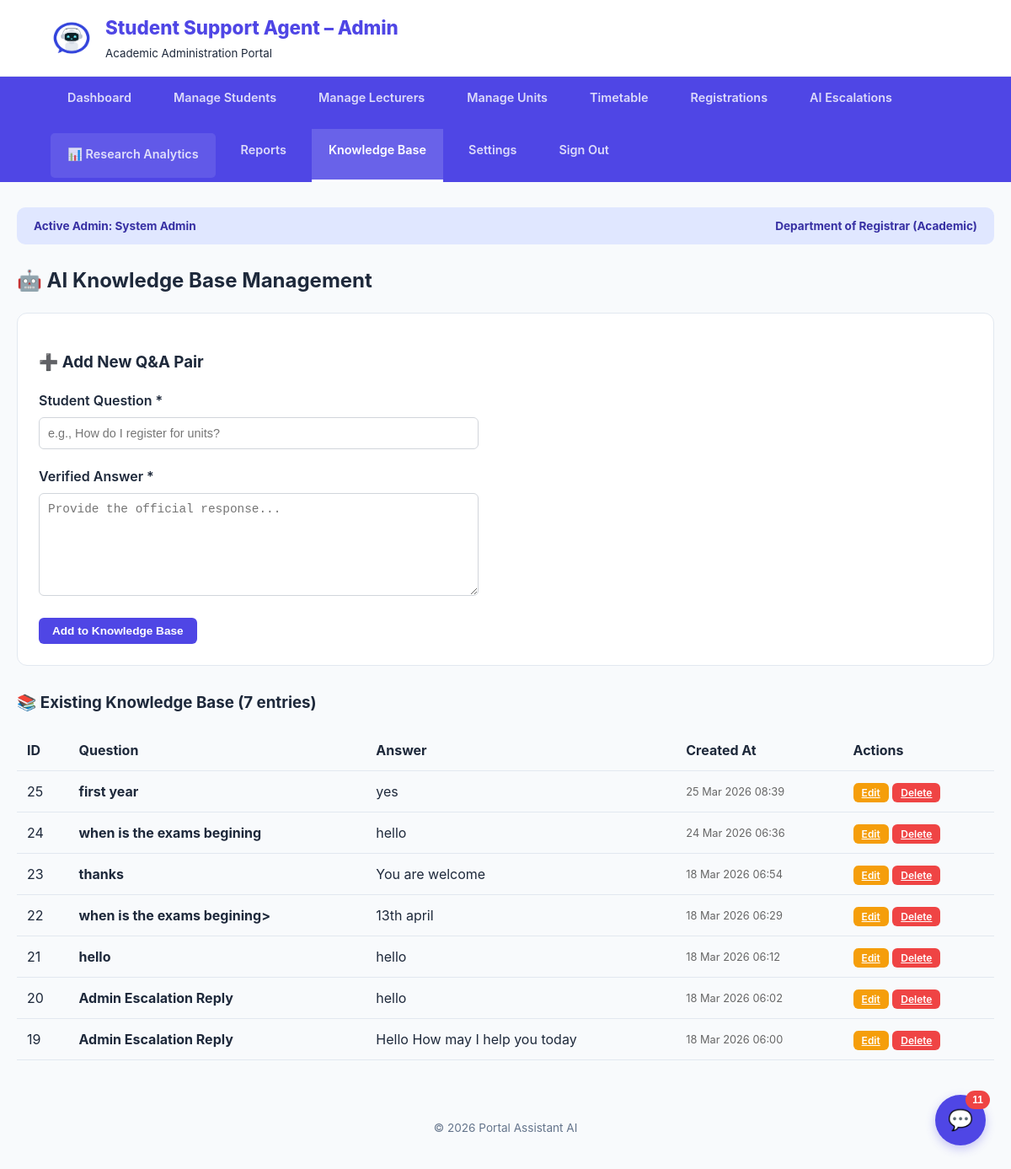
/Admin/Admin-index.php?section=kb (signed in), run on an earlier commit of the app's database.
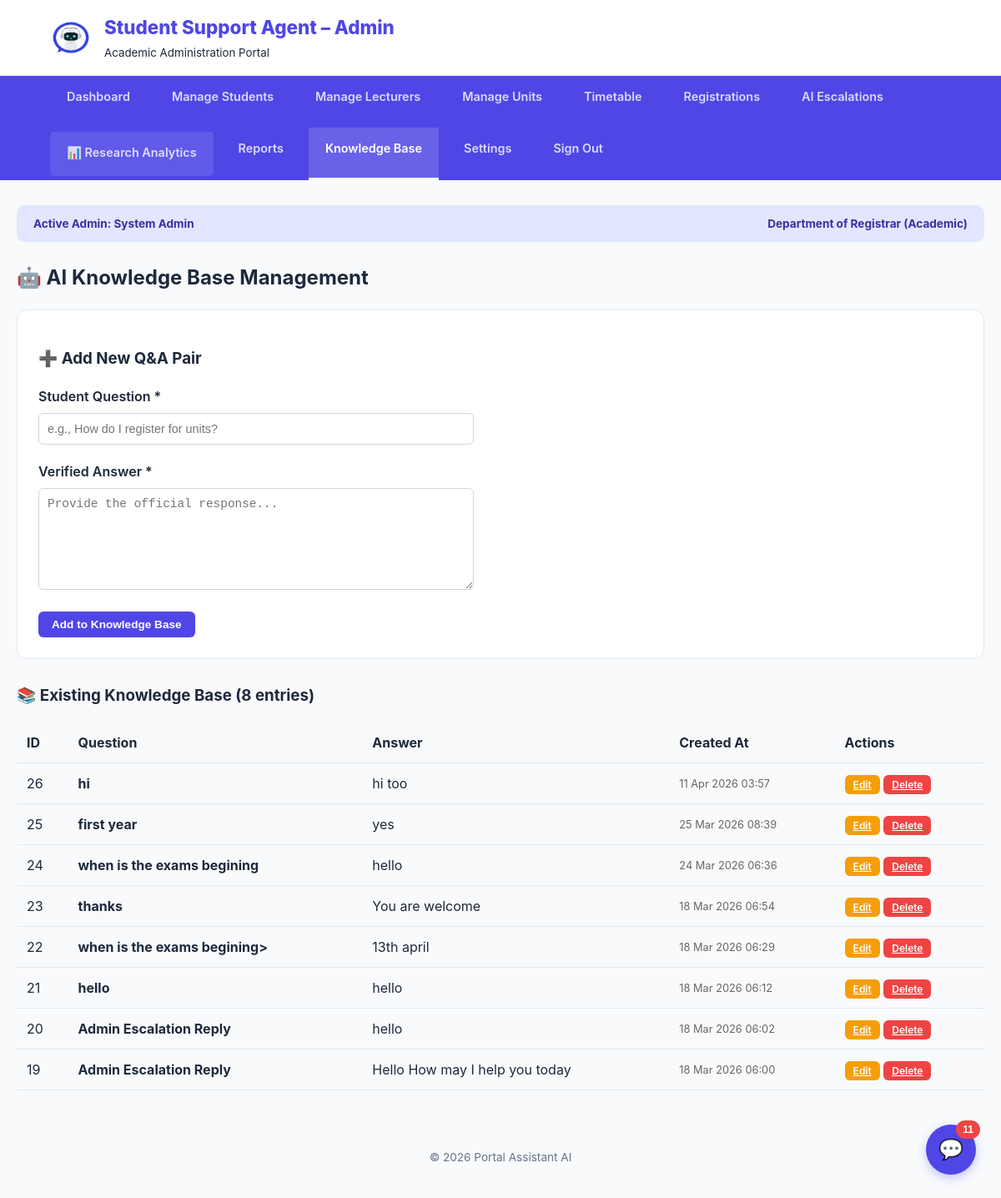
And on a later commit of the database.
### tables this page shows
CREATE TABLE `ai_knowledge_base` (
  `id` int(11) NOT NULL,
  `student_query` text NOT NULL,
  `verified_answer` text NOT NULL,
  `created_at` timestamp NOT NULL DEFAULT current_timestamp()
);

### Admin/manage_knowledge_base.php (the view, shortened to what this page needs)
<?php
$kb_query = "SELECT * FROM ai_knowledge_base ORDER BY id DESC";
$kb_result = mysqli_query($conn, $kb_query);
?>
<h2>🤖 AI Knowledge Base Management</h2>
<div class="section-box">
    <h3>➕ Add New Q&A Pair</h3>
    <form method="POST">
        <div class="form-group">
            <label>Student Question *</label>
            <input type="text" name="question" required placeholder="e.g., How do I register for units?" style="width:100%; padding:10px; border:1px solid #d1d5db; border-radius:6px;">
        </div>
        <div class="form-group">
            <label>Verified Answer *</label>
            <textarea name="answer" required placeholder="Provide the official response..." rows="4" style="width:100%; padding:10px; border:1px solid #d1d5db; border-radius:6px;"></textarea>
        </div>
        <button type="submit" class="btn btn-primary">Add to Knowledge Base</button>
    </form>
</div>
<h3>📚 Existing Knowledge Base (<?php echo mysqli_num_rows($kb_result); ?> entries)</h3>
<?php if (mysqli_num_rows($kb_result) == 0): ?>
    <div class="alert" style="background: #fef3c7; color: #92400e; padding: 15px; border-radius: 8px;">
        No entries in knowledge base yet. Add your first Q&A pair above!
    </div>
<?php else: ?>
    <table class="data-table">
        <thead>
            <tr>
                <th>ID</th>
                <th>Question</th>
                <th>Answer</th>
                <th>Created At</th>
                <th>Actions</th>
            </tr>
        </thead>
        <tbody>
            <?php while($row = mysqli_fetch_assoc($kb_result)): ?>
            <tr>
                <td><?php echo $row['id']; ?></td>
                <td style="max-width: 300px;">
                    <strong><?php echo htmlspecialchars(substr($row['student_query'], 0, 60)); ?></strong>
                </td>
                <td style="max-width: 400px;">
                    <?php echo htmlspecialchars(substr($row['verified_answer'], 0, 100)); ?>
                </td>
                <td style="font-size: 0.8rem; color: #666;">
                    <?php echo date('d M Y H:i', strtotime($row['created_at'])); ?>
                </td>
                <td>
                    <a href="Admin-index.php?section=kb&edit=<?php echo $row['id']; ?>" class="btn btn-warning btn-sm">Edit</a>
                    <a href="Admin-index.php?section=kb&delete=<?php echo $row['id']; ?>" class="btn btn-danger btn-sm" onclick="return confirm('Delete this entry?')">Delete</a>
                </td>
            </tr>
            <?php endwhile; ?>
        </tbody>
    </table>
<?php endif; ?>

What changed in the data, as far as the page shows it:
added ai_knowledge_base: id "26", student_query "hi", verified_answer "hi too", created_at "11 Apr 2026 03:57"
Also different on the page:
mysqli_num_rows($kb_result): "7" → "8"
